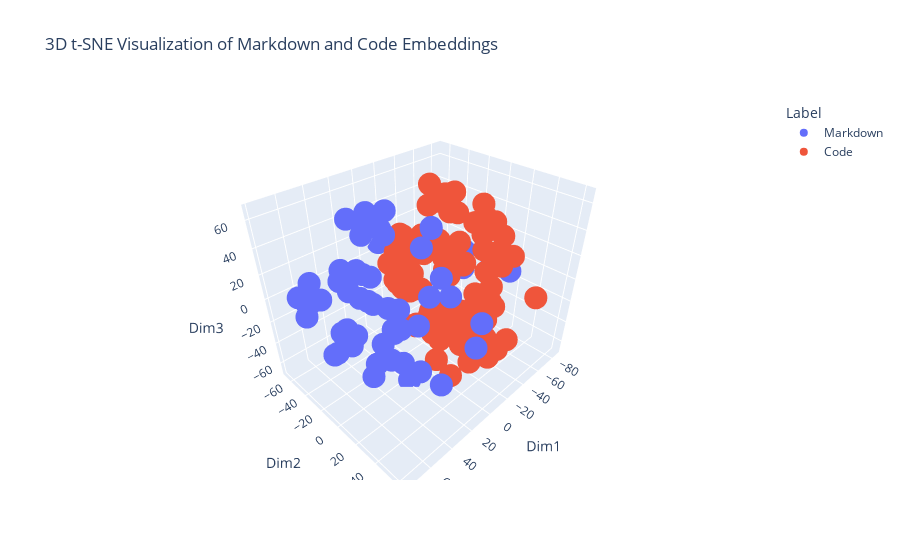

Notebook cell for this chart:
### Code cell
# Apply t-SNE to reduce dimensions to 3D
tsne = TSNE(n_components=3, random_state=42)
reduced_embeddings = tsne.fit_transform(combined_embeddings)

# Split the reduced embeddings back into markdown and code
markdown_reduced = reduced_embeddings[:len(markdown_embeddings)]
code_reduced = reduced_embeddings[len(markdown_embeddings):]

# Create labels for the embeddings
labels = ['Markdown'] * len(markdown_embeddings) + ['Code'] * len(code_embeddings)

# Create a DataFrame for Plotly
import pandas as pd
df = pd.DataFrame(reduced_embeddings, columns=['Dim1', 'Dim2', 'Dim3'])
df['Label'] = labels

# Plot the embeddings using Plotly
fig = px.scatter_3d(df, x='Dim1', y='Dim2', z='Dim3', color='Label', title='3D t-SNE Visualization of Markdown and Code Embeddings', height=800)
fig.show()

### Figure 1 — Plotly figure (JSON) as saved in the notebook; plotly's stock layout.template omitted (floating-point values rounded to 4 significant figures; data arrays with more than 128 entries replaced by an {"elided": "..."} marker saying what was removed)
{"data": [{"hovertemplate": "Label=Markdown<br>Dim1=%{x}<br>Dim2=%{y}<br>Dim3=%{z}<extra></extra>", "legendgroup": "Markdown", "marker": {"color": "#636efa", "symbol": "circle"}, "mode": "markers", "name": "Markdown", "scene": "scene", "showlegend": true, "type": "scatter3d", "x": {"elided": "211 float values"}, "y": {"elided": "211 float values"}, "z": {"elided": "211 float values"}}, {"hovertemplate": "Label=Code<br>Dim1=%{x}<br>Dim2=%{y}<br>Dim3=%{z}<extra></extra>", "legendgroup": "Code", "marker": {"color": "#EF553B", "symbol": "circle"}, "mode": "markers", "name": "Code", "scene": "scene", "showlegend": true, "type": "scatter3d", "x": {"elided": "211 float values"}, "y": {"elided": "211 float values"}, "z": {"elided": "211 float values"}}], "layout": {"autosize": true, "legend": {"title": {"text": "Label"}, "tracegroupgap": 0}, "scene": {"aspectmode": "auto", "aspectratio": {"x": 1.152, "y": 0.9163, "z": 0.9477}, "domain": {"x": [0, 1], "y": [0, 1]}, "xaxis": {"title": {"text": "Dim1"}, "type": "linear"}, "yaxis": {"title": {"text": "Dim2"}, "type": "linear"}, "zaxis": {"title": {"text": "Dim3"}, "type": "linear"}}, "title": {"text": "3D t-SNE Visualization of Markdown and Code Embeddings"}}}
